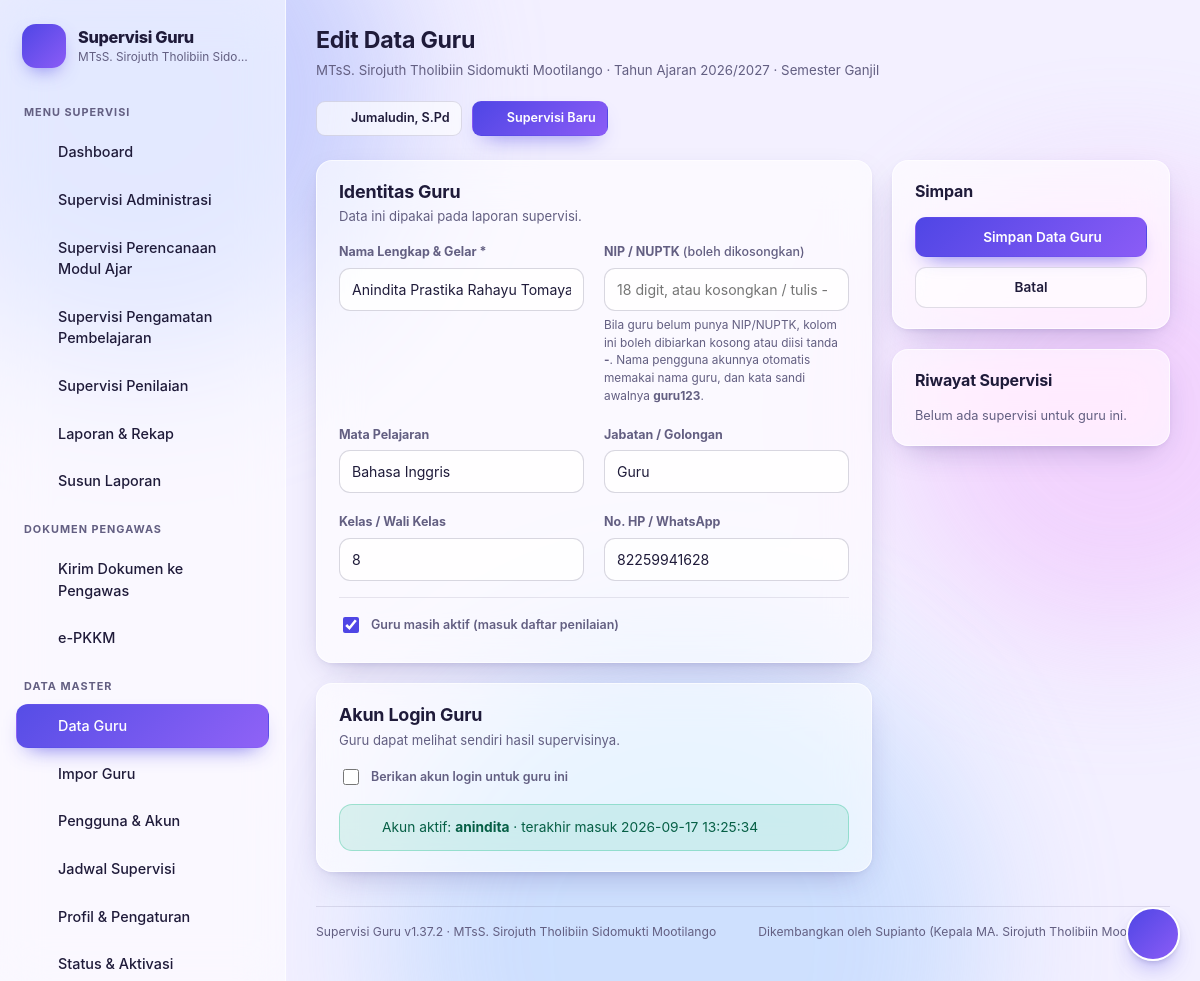
The page /guru_edit.php?id=13 (signed in) on the database as committed earlier.
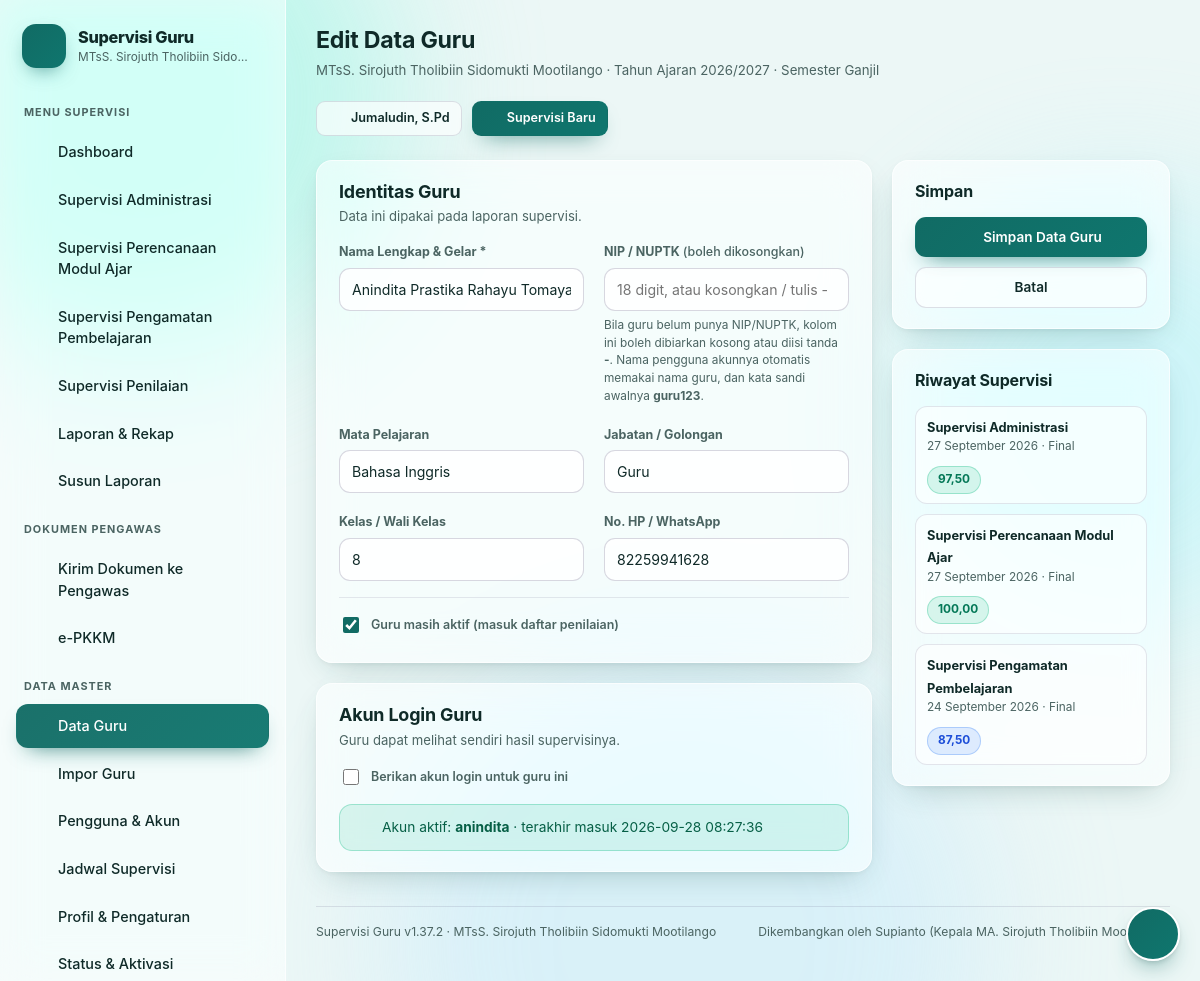
The same page on the database as committed later.
### tables this page shows
CREATE TABLE sekolah (
            id INTEGER PRIMARY KEY AUTOINCREMENT,
            nama TEXT NOT NULL,
            npsn TEXT,
            alamat TEXT,
            kepala_sekolah TEXT,
            nip_kepala_sekolah TEXT,
            tahun_ajaran TEXT,
            semester TEXT,
            batas_a REAL NOT NULL DEFAULT 90,
            batas_b REAL NOT NULL DEFAULT 80,
            batas_c REAL NOT NULL DEFAULT 70,
            catatan TEXT,
            aktif INTEGER NOT NULL DEFAULT 1,
            dibuat TEXT
        , verifikasi TEXT NOT NULL DEFAULT "disetujui", kontak_nama TEXT, kontak_telepon TEXT, kontak_email TEXT, tanggal_daftar TEXT, alasan_tolak TEXT, jenis TEXT NOT NULL DEFAULT "umum", logo TEXT, aktivasi TEXT NOT NULL DEFAULT 'aktif', aktivasi_pada TEXT, aktif_sampai TEXT, aktivasi_ke INTEGER NOT NULL DEFAULT 1, nsm TEXT, desa TEXT, kecamatan TEXT, kabupaten TEXT, provinsi TEXT, telepon TEXT, email TEXT, website TEXT, uji_mulai TEXT);

CREATE TABLE instrumen (
                id INTEGER PRIMARY KEY AUTOINCREMENT,
                kode TEXT NOT NULL UNIQUE,
                nama TEXT NOT NULL,
                deskripsi TEXT,
                ikon TEXT,
                urutan INTEGER NOT NULL DEFAULT 0,
                aktif INTEGER NOT NULL DEFAULT 1
            );

CREATE TABLE users (
            id INTEGER PRIMARY KEY AUTOINCREMENT,
            username TEXT NOT NULL UNIQUE,
            password_hash TEXT NOT NULL,
            nama TEXT NOT NULL,
            role TEXT NOT NULL DEFAULT "guru",
            guru_id INTEGER REFERENCES guru(id) ON DELETE SET NULL,
            aktif INTEGER NOT NULL DEFAULT 1,
            login_terakhir TEXT,
            dibuat TEXT
        , sekolah_id INTEGER, foto TEXT, nip TEXT, asal TEXT);

CREATE TABLE guru (
            id INTEGER PRIMARY KEY AUTOINCREMENT,
            nip TEXT,
            nama TEXT NOT NULL,
            mapel TEXT,
            jabatan TEXT,
            kelas TEXT,
            telepon TEXT,
            aktif INTEGER NOT NULL DEFAULT 1,
            demo INTEGER NOT NULL DEFAULT 0,
            dibuat TEXT
        , sekolah_id INTEGER);

CREATE TABLE supervisi (
            id INTEGER PRIMARY KEY AUTOINCREMENT,
            guru_id INTEGER NOT NULL REFERENCES guru(id) ON DELETE CASCADE,
            instrumen_id INTEGER NOT NULL REFERENCES instrumen(id) ON DELETE CASCADE,
            tanggal TEXT NOT NULL,
            periode TEXT,
            supervisor TEXT,
            total_skor REAL NOT NULL DEFAULT 0,
            skor_maks REAL NOT NULL DEFAULT 0,
            nilai REAL NOT NULL DEFAULT 0,
            predikat TEXT,
            kelebihan TEXT,
            kekurangan TEXT,
            tindak_lanjut TEXT,
            status TEXT NOT NULL DEFAULT "draft",
            dibuat TEXT,
            diubah TEXT, sekolah_id INTEGER,
            UNIQUE (guru_id, instrumen_id, tanggal)
        );

### guru_edit.php (the view, shortened to what the rows shown need)
<?php
$u = require_admin();
$sid = sekolah_id();
$id = (int) ($_GET['id'] ?? $_POST['id'] ?? 0);
$g = $id ? one('SELECT * FROM guru WHERE id = ? AND sekolah_id = ?', [$id, $sid]) : null;
$form = [
    'nama'    => $g['nama'] ?? '',
    'nip'     => $g['nip'] ?? '',
    'mapel'   => $g['mapel'] ?? '',
    'jabatan' => $g['jabatan'] ?? '',
    'kelas'   => $g['kelas'] ?? '',
    'telepon' => $g['telepon'] ?? '',
    'aktif'   => $g ? (int) $g['aktif'] : 1,
];
$akun = $id ? one('SELECT * FROM users WHERE guru_id = ? LIMIT 1', [$id]) : null;
$riwayat = $id ? all('SELECT s.*, i.nama AS instrumen FROM supervisi s JOIN instrumen i ON i.id = s.instrumen_id
                      WHERE s.guru_id = ? AND s.sekolah_id = ? ORDER BY s.tanggal DESC LIMIT 12', [$id, $sid]) : [];
page_top($g ? 'Edit Data Guru' : 'Tambah Data Guru', 'guru');
?>
<form method="post" class="grid g21" style="align-items:start">
  <div class="grid" style="gap:20px">
    <div class="card">
      <div class="card-head"><div><h2>Identitas Guru</h2><p>Data ini dipakai pada laporan supervisi.</p></div></div>
      <div class="grid g2">
        <div>
          <label class="f" for="nama">Nama Lengkap &amp; Gelar *</label>
          <input type="text" id="nama" name="nama" value="<?= e((string) $form['nama']) ?>" required placeholder="Contoh: Siti Aminah, S.Pd.">
        </div>
        <div>
          <label class="f" for="mapel">Mata Pelajaran</label>
          <input type="text" id="mapel" name="mapel" value="<?= e((string) $form['mapel']) ?>" placeholder="Contoh: Matematika">
        </div>
        <div>
          <label class="f" for="jabatan">Jabatan / Golongan</label>
          <input type="text" id="jabatan" name="jabatan" value="<?= e((string) $form['jabatan']) ?>" placeholder="Contoh: Guru Muda">
        </div>
        <div>
          <label class="f" for="kelas">Kelas / Wali Kelas</label>
          <input type="text" id="kelas" name="kelas" value="<?= e((string) $form['kelas']) ?>" placeholder="Contoh: Wali kelas VIII-A">
        </div>
        <div>
          <label class="f" for="telepon">No. HP / WhatsApp</label>
          <input type="text" id="telepon" name="telepon" value="<?= e((string) $form['telepon']) ?>" placeholder="08xxxxxxxxxx">
        </div>
      </div>
      <label class="f" style="display:flex;align-items:center;gap:9px;font-weight:600">
        <input type="checkbox" name="aktif" value="1" <?= (int) $form['aktif'] === 1 ? 'checked' : '' ?> style="width:16px;height:16px;accent-color:var(--accent)">
        Guru masih aktif (masuk daftar penilaian)
      </label>
    </div>
    <div class="card">
      <div class="card-head"><div><h2>Akun Login Guru</h2><p>Guru dapat melihat sendiri hasil supervisinya.</p></div></div>
      <?php if ($akun): ?>
        <div class="alert alert-ok mt16" style="margin-bottom:0"><?= ikon('check', 16) ?><span>Akun aktif: <b><?= e((string) $akun['username']) ?></b> <?= (int) $akun['login_terakhir'] ? '&middot; terakhir masuk ' . e((string) $akun['login_terakhir']) : '' ?></span></div>
      <?php endif; ?>
    </div>
  </div>
  <div class="grid" style="gap:20px">
    <?php if ($id): ?>
    <div class="card">
      <?php if ($riwayat): ?>
        <div class="grid" style="gap:10px">
          <?php foreach ($riwayat as $r): ?>
            <div class="flex between" style="background:rgba(255,255,255,.6);border:1px solid rgba(99,95,130,.16);border-radius:12px;padding:9px 11px">
              <div style="min-width:0">
                <b class="sm"><?= e((string) $r['instrumen']) ?></b>
                <div class="xs mut"><?= e(tanggal_id((string) $r['tanggal'])) ?> &middot; <?= $r['status'] === 'final' ? 'Final' : 'Draf' ?></div>
              </div>
              <span class="pill pill-<?= e((string) $r['predikat']) ?>"><?= r1($r['nilai']) ?></span>
            </div>
          <?php endforeach; ?>
        </div>
      <?php else: ?>
        <p class="sm mut" style="margin:0">Belum ada supervisi untuk guru ini.</p>
      <?php endif; ?>
    </div>
    <?php endif; ?>
  </div>
</form>
<?php
page_bottom();

### inc/layout.php (shortened to what the rows shown need)
<?php
function ikon(string $name, int $size = 18): string
{
    $d = $p[$name] ?? $p['doc'];
    return '<svg class="ic" width="' . $size . '" height="' . $size . '" viewBox="0 0 24 24" fill="none" stroke="currentColor" stroke-width="1.7" stroke-linecap="round" stroke-linejoin="round" aria-hidden="true">' . $d . '</svg>';
}
function page_top(string $judul, string $menu = ''): void
{
    $u = current_user();
    $super = is_super();
    $pengawas = $u !== null && $u['role'] === 'pengawas';
    $admin = is_admin();
    $sekolah = current_sekolah();
    $binaanSaya = $pengawas ? sekolah_binaan((int) $u['id'], false) : [];
    $inst = $sekolah ? instrumen_list() : [];
    $script = $_SERVER['SCRIPT_NAME'] ?? '';
    $here = basename($script);
    $kodeAktif = $_GET['kode'] ?? '';
    if ($sekolah) {
        $subJudul = tetap_kata((string) $sekolah['nama']) . ' &middot; Tahun Ajaran ' . ($sekolah['tahun_ajaran'] ?: '-') . ' &middot; Semester ' . ($sekolah['semester'] ?: '-');
    } elseif ($pengawas) {
        $subJudul = 'Pengawas Sekolah &middot; ' . count($binaanSaya) . ' sekolah binaan';
    } elseif ($super) {
        $subJudul = 'Super Admin &middot; ' . jumlah_sekolah() . ' sekolah terdaftar';
    } else {
        $subJudul = '';
    }
    ?>
<!DOCTYPE html>
<html lang="id">
<head>
<link rel="stylesheet" href="assets/style.css?v=<?= e(APP_VERSION) ?>">
</head>
<body class="<?= e(tema_kelas()) ?>">
<button class="nav-toggle" id="navToggle" aria-label="Buka menu"><?= ikon('slider', 20) ?></button>
<aside class="sidebar" id="sidebar">
  <div class="brand">
    <div>
      <div class="brand-name"><?= e(APP_NAME) ?></div>
      <div class="brand-sub"><?= e($sekolah ? tetap_kata((string) $sekolah['nama']) : ($pengawas ? 'Pengawas Sekolah' : 'Super Admin — semua sekolah')) ?></div>
    </div>
  </div>
  <nav class="nav">
    <?php if ($pengawas): ?>
      <div class="nav-sec">Rekap Supervisi</div>
      <a class="nav-item <?= $here === 'index.php' && !$sekolah ? 'on' : '' ?>" href="index.php">
        <?= ikon('building') ?><span>Sekolah Binaan (<?= count($binaanSaya) ?>)</span>
      </a>
      <?php
      $jmlDokBinaan = dokumen_jumlah_binaan((int) $u['id']);
      $jmlDokMenunggu = dokumen_jumlah_status_binaan((int) $u['id'], 'menunggu');
      ?>
      <a class="nav-item <?= $here === 'dokumen_madrasah.php' ? 'on' : '' ?>" href="dokumen_madrasah.php">
        <?= ikon('doc') ?><span>Dokumen Madrasah</span>
        <?php if ($jmlDokMenunggu > 0): ?>
          <span class="pill pill-warn" style="margin-left:auto" title="Dokumen yang belum ditinjau"><?= (int) $jmlDokMenunggu ?> baru</span>
        <?php elseif ($jmlDokBinaan > 0): ?>
          <span class="pill pill-gray" style="margin-left:auto"><?= (int) $jmlDokBinaan ?></span>
        <?php endif; ?>
      </a>
      <?php if ($sekolah): ?>
        <a class="nav-item <?= in_array($here, ['laporan.php', 'supervisi_detail.php', 'cetak.php'], true) ? 'on' : '' ?>" href="laporan.php">
          <?= ikon('report') ?><span>Rekap <?= e(istilah_sekolah('Sekolah')) ?> Ini</span>
        </a>
        <a class="nav-item <?= in_array($here, ['jadwal.php', 'cetak_jadwal.php'], true) ? 'on' : '' ?>" href="jadwal.php">
          <?= ikon('calendar') ?><span>Jadwal Supervisi</span>
        </a>
        <a class="nav-item" href="laporan_export.php">
          <?= ikon('doc') ?><span>Unduh Rekap (CSV)</span>
        </a>
        <a class="nav-item <?= $here === 'aktivasi.php' ? 'on' : '' ?>" href="aktivasi.php">
          <?= ikon('key') ?><span>Status Aktivasi</span>
          <?php if (aktivasi_terbatas($sekolah)): ?><span class="pill <?= aktivasi_terkunci($sekolah) ? 'pill-err' : 'pill-warn' ?>" style="margin-left:auto"><?= e(aktivasi_pil_teks()) ?></span><?php endif; ?>
        </a>
      <?php endif; ?>
      <a class="nav-item" href="<?= e(PKKM_URL) ?>" target="_blank" rel="noopener noreferrer">
        <?= ikon('award') ?><span>e-PKKM</span>
      </a>
    <?php elseif ($sekolah && ($super || $u['role'] === 'admin')): ?>
      <?php foreach ($inst as $i): ?>
        <a class="nav-item <?= ($here === 'supervisi.php' || $here === 'supervisi_form.php') && $kodeAktif === $i['kode'] ? 'on' : '' ?>"
           href="supervisi.php?kode=<?= e((string) $i['kode']) ?>">
          <?= ikon((string) $i['ikon']) ?><span><?= e((string) $i['nama']) ?></span>
        </a>
      <?php endforeach; ?>
    <?php endif; ?>
  </nav>
</aside>
<main class="main">
  <header class="topbar">
    <div>
      <h1><?= e($judul) ?></h1>
      <p class="topbar-sub"><?= $subJudul ?></p>
    </div>
    <div class="topbar-actions">
      <a class="btn btn-ghost btn-sm" href="akun.php"><?= ikon('user', 16) ?> <?= e((string) ($u['nama'] ?? '')) ?></a>
      <?php if ($admin): ?>
        <a class="btn btn-primary btn-sm" href="supervisi_form.php?kode=pengamatan"><?= ikon('plus', 16) ?> Supervisi Baru</a>
      <?php endif; ?>
    </div>
  </header>
  <div class="content">
<?php
}
function page_bottom(): void
{
    $sekolah = current_sekolah();
    ?>
  </div>
  <footer class="foot">
    <span><?= e(APP_NAME) ?> v<?= e(APP_VERSION) ?> &middot; <?= e($sekolah ? tetap_kata((string) $sekolah['nama']) : 'Super Admin') ?></span>
    <span>Dikembangkan oleh <?= e(APP_AUTHOR) ?> (<?= e(APP_AUTHOR_JABATAN) ?>)</span>
  </footer>
</main>
</body>
</html>
<?php
}
    ?>

Rows that differ between the two databases and show on the page:
changed users "anindita": login_terakhir "2026-09-17 13:25:34" → "2026-09-28 08:27:36"
added supervisi: instrumen.nama "Supervisi Administrasi", tanggal "27 September 2026", status "Final", nilai "97,50"
added supervisi: instrumen.nama "Supervisi Perencanaan Modul Ajar", tanggal "27 September 2026", status "Final", nilai "100,00"
added supervisi: instrumen.nama "Supervisi Pengamatan Pembelajaran", tanggal "24 September 2026", status "Final", nilai "87,50", predikat "B" (drawn)
Other text that changed with them:
text no longer shown: "Belum ada supervisi untuk guru ini."
